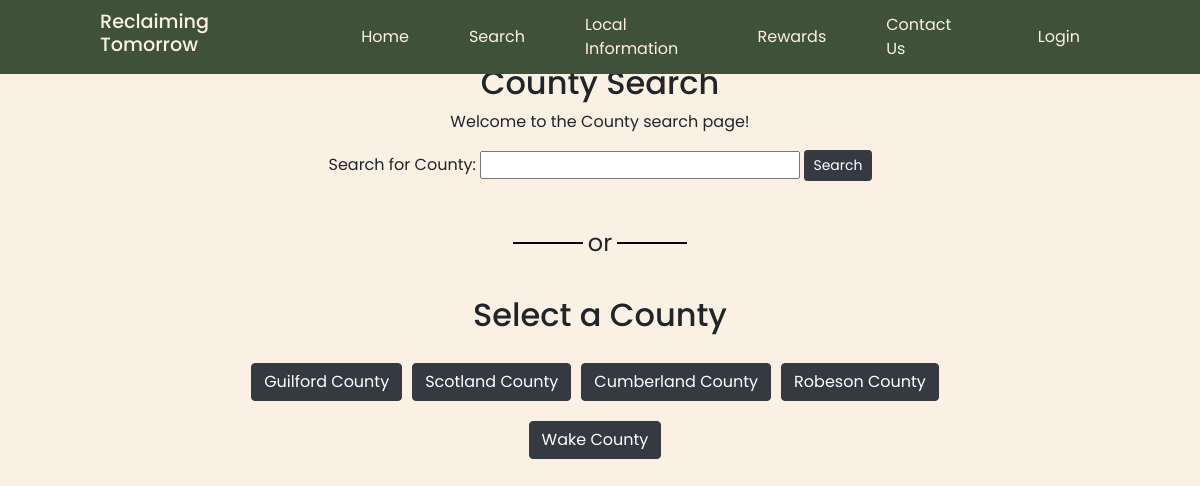
/county_search/county.php, run on an earlier commit of the app's database.
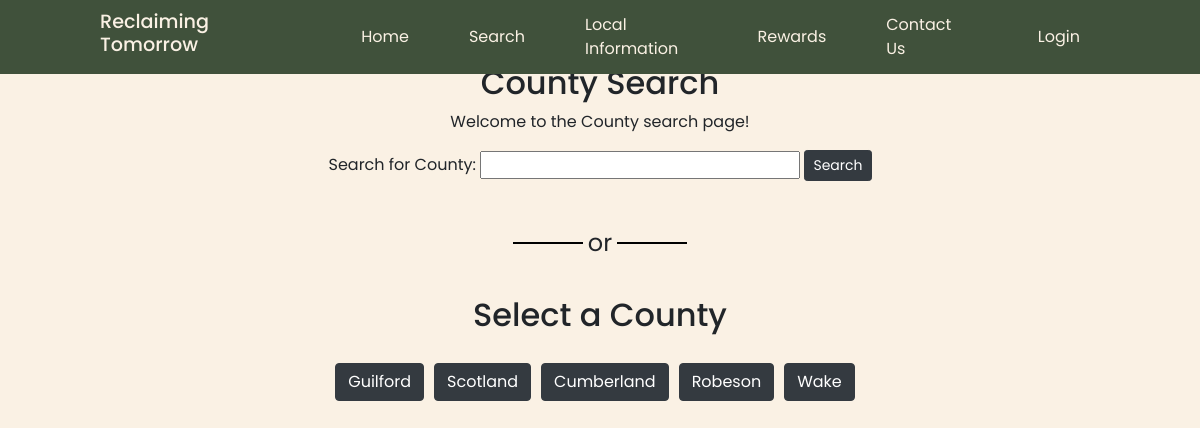
And on a later commit of the database.
### tables this page shows
CREATE TABLE `county_search` (
  `County` varchar(150) NOT NULL,
  `Accepted Materials` varchar(150) NOT NULL,
  `Local Events` varchar(150) NOT NULL,
  `Pick-up Schedule` varchar(150) NOT NULL
);

### county_search/county.php (the view, shortened to what this page needs)
<!DOCTYPE html>
<html>
<head>
    <link rel="stylesheet" href="https://maxcdn.bootstrapcdn.com/bootstrap/4.5.2/css/bootstrap.min.css">
    <link rel="stylesheet" href="../style.css">
</head>
<body>
<?php include '../include/header.php'; ?>
    <h2 style="text-align: center;">County Search</h2>
    <p style="text-align: center;">Welcome to the County search page!</p>
    <form method="post" action="search_results" style="text-align: center;">
        <label for="County">Search for County:</label>
        <input type="text" name="County" id="County" required pattern=".*\S+.*">
        <input type="submit" value="Search" class="btn btn-dark btn-sm">
    </form>
    <div class="line_box">
    <div class="line_box2" style="margin-top: 40px;margin-bottom: 35px;">
        <div class="line"></div>
        <div class="word">or</div>
        <div class="line"></div>
    </div>
    </div>
    <h2 style="text-align: center;">Select a County</h2>
<?php
$host = 'localhost';
$username = 'root';
$password = '';
$database = 'reclaiming_tomorrow_db';
$conn = new mysqli($host, $username, $password, $database);
    $sql = "SELECT * FROM county_search";
    $result = $conn->query($sql);
    if ($result->num_rows > 0) {
        echo '<form method="post" action="search_results" style="text-align: center;">';
        while ($row = $result->fetch_assoc()) {
            echo '<input type="submit" name="County" value="'.$row['County'].'" class="btn btn-dark" style="margin-right: 10px;margin-top: 20px">';
        }
        echo "</form>";
    }
?>
</body>
</html>

### include/header.php
<header>
    <h2 class="logo">Reclaiming Tomorrow</h2>
    <nav class="navigation">
        <a href="../index.php">Home</a>
        <a href="../county_search/county">Search</a>
        <a href="#">Local Information</a>
        <a href="/rewards/redemption">Rewards</a>
        <a href="../verify/inbox">Contact Us</a>
        <a href="../verify/login" class="btnLogin-popup">Login</a>
    </nav>
</header>

### style.css (style rules this page uses)
* { margin: 0; padding: 0; box-sizing: border-box; list-style: none; font-family: 'Poppins', sans-serif; }
body { background-color:#FAF1E4; background-size: cover; background-position: center; display: flex; padding-top: 64px; flex-direction: column; background-color: #FAF1E4; min-height: 100vh; }
header { top: 0; left: 0; width: 100%; padding: 10px 100px; background: #40513B; display: flex; position: fixed; justify-content: space-between; align-items: center; z-index: 99; }
.logo { font-size: 1.2em; color: #FAF1E4; user-select: none; }
.navigation { display: flex; justify-content: flex-end; align-items: center; }
.navigation a { position: relative; font-size: 1em; color: #FAF1E4; text-decoration: none; margin-right: 40px; margin: 0 auto 0 60px; }
.navigation a::after { content: ''; position: absolute; left: 0; bottom: -6px; width: 100%; height: 3px; background: #FAF1E4; border-radius: 5px; transform-origin: right; transform: scaleX(0); transition: transform .5s; }
.navigation .btnLogin-popup { font-size: 1em; color: #FAF1E4; background: transparent; border: none; padding: 10px 20px; border-radius: 5px; cursor: pointer; justify-content: flex-end; transition: .5s; text-decoration: none; }
form { margin: 0 auto; width:700px; }

### county_search/county.php (style rules this page uses)
.line_box { display: flex; align-items: center; justify-content: center; }
.line_box2 { display: flex; align-items: center; }
.line { height: 2px; background-color: #000; margin: 0 5px; width: 70px; }
.word { font-size: 24px; }

What changed in the data, as far as the page shows it:
removed county_search: County "Guilford County"
removed county_search: County "Scotland County"
removed county_search: County "Cumberland County"
removed county_search: County "Robeson County"
removed county_search: County "Wake County"
added county_search: County "Guilford"
added county_search: County "Scotland"
added county_search: County "Cumberland"
added county_search: County "Robeson"
added county_search: County "Wake"
